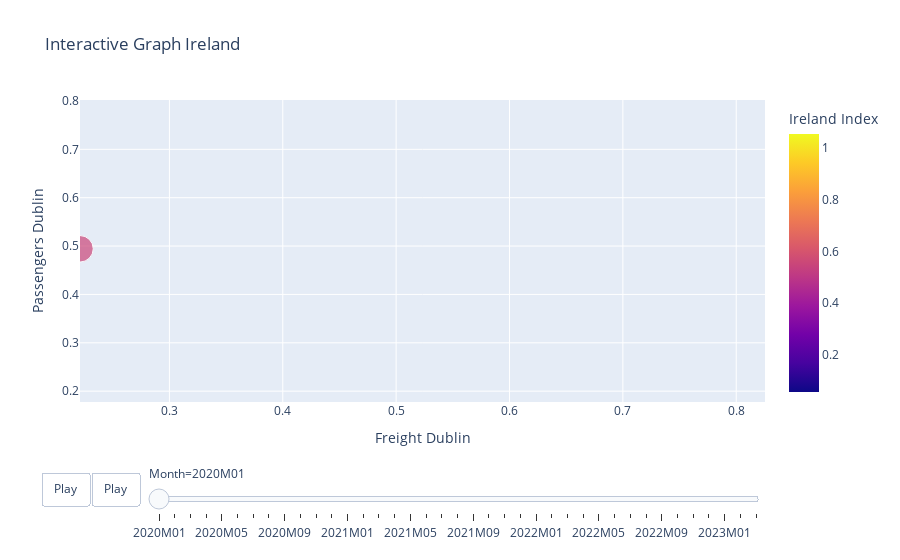

The cell this chart's notebook holds for it:
### Code cell
fig = px.scatter(
    merged_data_CapitalCS,
    x="Freight Dublin",
    y="Passengers Dublin",
    animation_frame="Month",
    hover_name="Month",
    color="Ireland Index",
    size="Ireland Index",
    title="Interactive Graph Ireland",
    labels={"Freight Dublin": "Freight Dublin", "Passengers Dublin": "Passengers Dublin"},
    range_x=[merged_data_CapitalCS["Freight Dublin"].min(), merged_data_CapitalCS["Freight Dublin"].max()],
    range_y=[merged_data_CapitalCS["Passengers Dublin"].min(), merged_data_CapitalCS["Passengers Dublin"].max()],
    color_continuous_scale="Plasma",
)

# Adjust animation speed
fig.update_layout(updatemenus=[dict(type='buttons', showactive=False, buttons=[dict(label='Play',
                                method='animate', args=[None, dict(frame=dict(duration=1000, redraw=True), fromcurrent=True)])])])

# Show the figure
fig.show()

### Figure 1 — Plotly figure (JSON) as saved in the notebook; plotly's stock layout.template omitted (floating-point values rounded to 4 significant figures)
{"data": [{"hovertemplate": "<b>%{hovertext}</b><br><br>Month=2020M01<br>Freight Dublin=%{x}<br>Passengers Dublin=%{y}<br>Ireland Index=%{marker.color}<extra></extra>", "hovertext": ["2020M01"], "legendgroup": "", "marker": {"color": [0.5552], "coloraxis": "coloraxis", "size": [0.5552], "sizemode": "area", "sizeref": 0.001582, "symbol": "circle"}, "mode": "markers", "name": "", "orientation": "v", "showlegend": false, "type": "scatter", "x": [0.2211], "xaxis": "x", "y": [0.4944], "yaxis": "y"}], "layout": {"coloraxis": {"colorbar": {"title": {"text": "Ireland Index"}}, "colorscale": [[0, "#0d0887"], [0.1111, "#46039f"], [0.2222, "#7201a8"], [0.3333, "#9c179e"], [0.4444, "#bd3786"], [0.5556, "#d8576b"], [0.6667, "#ed7953"], [0.7778, "#fb9f3a"], [0.8889, "#fdca26"], [1, "#f0f921"]]}, "legend": {"itemsizing": "constant", "tracegroupgap": 0}, "sliders": [{"active": 0, "currentvalue": {"prefix": "Month="}, "len": 0.9, "pad": {"b": 10, "t": 60}, "steps": [{"args": [["2020M01"], {"frame": {"duration": 0, "redraw": false}, "fromcurrent": true, "mode": "immediate", "transition": {"duration": 0, "easing": "linear"}}], "label": "2020M01", "method": "animate"}, {"args": [["2020M02"], {"frame": {"duration": 0, "redraw": false}, "fromcurrent": true, "mode": "immediate", "transition": {"duration": 0, "easing": "linear"}}], "label": "2020M02", "method": "animate"}, {"args": [["2020M03"], {"frame": {"duration": 0, "redraw": false}, "fromcurrent": true, "mode": "immediate", "transition": {"duration": 0, "easing": "linear"}}], "label": "2020M03", "method": "animate"}, {"args": [["2020M04"], {"frame": {"duration": 0, "redraw": false}, "fromcurrent": true, "mode": "immediate", "transition": {"duration": 0, "easing": "linear"}}], "label": "2020M04", "method": "animate"}, {"args": [["2020M05"], {"frame": {"duration": 0, "redraw": false}, "fromcurrent": true, "mode": "immediate", "transition": {"duration": 0, "easing": "linear"}}], "label": "2020M05", "method": "animate"}, {"args": [["2020M06"], {"frame": {"duration": 0, "redraw": false}, "fromcurrent": true, "mode": "immediate", "transition": {"duration": 0, "easing": "linear"}}], "label": "2020M06", "method": "animate"}, {"args": [["2020M07"], {"frame": {"duration": 0, "redraw": false}, "fromcurrent": true, "mode": "immediate", "transition": {"duration": 0, "easing": "linear"}}], "label": "2020M07", "method": "animate"}, {"args": [["2020M08"], {"frame": {"duration": 0, "redraw": false}, "fromcurrent": true, "mode": "immediate", "transition": {"duration": 0, "easing": "linear"}}], "label": "2020M08", "method": "animate"}, {"args": [["2020M09"], {"frame": {"duration": 0, "redraw": false}, "fromcurrent": true, "mode": "immediate", "transition": {"duration": 0, "easing": "linear"}}], "label": "2020M09", "method": "animate"}, {"args": [["2020M10"], {"frame": {"duration": 0, "redraw": false}, "fromcurrent": true, "mode": "immediate", "transition": {"duration": 0, "easing": "linear"}}], "label": "2020M10", "method": "animate"}, {"args": [["2020M11"], {"frame": {"duration": 0, "redraw": false}, "fromcurrent": true, "mode": "immediate", "transition": {"duration": 0, "easing": "linear"}}], "label": "2020M11", "method": "animate"}, {"args": [["2020M12"], {"frame": {"duration": 0, "redraw": false}, "fromcurrent": true, "mode": "immediate", "transition": {"duration": 0, "easing": "linear"}}], "label": "2020M12", "method": "animate"}, {"args": [["2021M01"], {"frame": {"duration": 0, "redraw": false}, "fromcurrent": true, "mode": "immediate", "transition": {"duration": 0, "easing": "linear"}}], "label": "2021M01", "method": "animate"}, {"args": [["2021M02"], {"frame": {"duration": 0, "redraw": false}, "fromcurrent": true, "mode": "immediate", "transition": {"duration": 0, "easing": "linear"}}], "label": "2021M02", "method": "animate"}, {"args": [["2021M03"], {"frame": {"duration": 0, "redraw": false}, "fromcurrent": true, "mode": "immediate", "transition": {"duration": 0, "easing": "linear"}}], "label": "2021M03", "method": "animate"}, {"args": [["2021M04"], {"frame": {"duration": 0, "redraw": false}, "fromcurrent": true, "mode": "immediate", "transition": {"duration": 0, "easing": "linear"}}], "label": "2021M04", "method": "animate"}, {"args": [["2021M05"], {"frame": {"duration": 0, "redraw": false}, "fromcurrent": true, "mode": "immediate", "transition": {"duration": 0, "easing": "linear"}}], "label": "2021M05", "method": "animate"}, {"args": [["2021M06"], {"frame": {"duration": 0, "redraw": false}, "fromcurrent": true, "mode": "immediate", "transition": {"duration": 0, "easing": "linear"}}], "label": "2021M06", "method": "animate"}, {"args": [["2021M07"], {"frame": {"duration": 0, "redraw": false}, "fromcurrent": true, "mode": "immediate", "transition": {"duration": 0, "easing": "linear"}}], "label": "2021M07", "method": "animate"}, {"args": [["2021M08"], {"frame": {"duration": 0, "redraw": false}, "fromcurrent": true, "mode": "immediate", "transition": {"duration": 0, "easing": "linear"}}], "label": "2021M08", "method": "animate"}, {"args": [["2021M09"], {"frame": {"duration": 0, "redraw": false}, "fromcurrent": true, "mode": "immediate", "transition": {"duration": 0, "easing": "linear"}}], "label": "2021M09", "method": "animate"}, {"args": [["2021M10"], {"frame": {"duration": 0, "redraw": false}, "fromcurrent": true, "mode": "immediate", "transition": {"duration": 0, "easing": "linear"}}], "label": "2021M10", "method": "animate"}, {"args": [["2021M11"], {"frame": {"duration": 0, "redraw": false}, "fromcurrent": true, "mode": "immediate", "transition": {"duration": 0, "easing": "linear"}}], "label": "2021M11", "method": "animate"}, {"args": [["2021M12"], {"frame": {"duration": 0, "redraw": false}, "fromcurrent": true, "mode": "immediate", "transition": {"duration": 0, "easing": "linear"}}], "label": "2021M12", "method": "animate"}, {"args": [["2022M01"], {"frame": {"duration": 0, "redraw": false}, "fromcurrent": true, "mode": "immediate", "transition": {"duration": 0, "easing": "linear"}}], "label": "2022M01", "method": "animate"}, {"args": [["2022M02"], {"frame": {"duration": 0, "redraw": false}, "fromcurrent": true, "mode": "immediate", "transition": {"duration": 0, "easing": "linear"}}], "label": "2022M02", "method": "animate"}, {"args": [["2022M03"], {"frame": {"duration": 0, "redraw": false}, "fromcurrent": true, "mode": "immediate", "transition": {"duration": 0, "easing": "linear"}}], "label": "2022M03", "method": "animate"}, {"args": [["2022M04"], {"frame": {"duration": 0, "redraw": false}, "fromcurrent": true, "mode": "immediate", "transition": {"duration": 0, "easing": "linear"}}], "label": "2022M04", "method": "animate"}, {"args": [["2022M05"], {"frame": {"duration": 0, "redraw": false}, "fromcurrent": true, "mode": "immediate", "transition": {"duration": 0, "easing": "linear"}}], "label": "2022M05", "method": "animate"}, {"args": [["2022M06"], {"frame": {"duration": 0, "redraw": false}, "fromcurrent": true, "mode": "immediate", "transition": {"duration": 0, "easing": "linear"}}], "label": "2022M06", "method": "animate"}, {"args": [["2022M07"], {"frame": {"duration": 0, "redraw": false}, "fromcurrent": true, "mode": "immediate", "transition": {"duration": 0, "easing": "linear"}}], "label": "2022M07", "method": "animate"}, {"args": [["2022M08"], {"frame": {"duration": 0, "redraw": false}, "fromcurrent": true, "mode": "immediate", "transition": {"duration": 0, "easing": "linear"}}], "label": "2022M08", "method": "animate"}, {"args": [["2022M09"], {"frame": {"duration": 0, "redraw": false}, "fromcurrent": true, "mode": "immediate", "transition": {"duration": 0, "easing": "linear"}}], "label": "2022M09", "method": "animate"}, {"args": [["2022M10"], {"frame": {"duration": 0, "redraw": false}, "fromcurrent": true, "mode": "immediate", "transition": {"duration": 0, "easing": "linear"}}], "label": "2022M10", "method": "animate"}, {"args": [["2022M11"], {"frame": {"duration": 0, "redraw": false}, "fromcurrent": true, "mode": "immediate", "transition": {"duration": 0, "easing": "linear"}}], "label": "2022M11", "method": "animate"}, {"args": [["2022M12"], {"frame": {"duration": 0, "redraw": false}, "fromcurrent": true, "mode": "immediate", "transition": {"duration": 0, "easing": "linear"}}], "label": "2022M12", "method": "animate"}, {"args": [["2023M01"], {"frame": {"duration": 0, "redraw": false}, "fromcurrent": true, "mode": "immediate", "transition": {"duration": 0, "easing": "linear"}}], "label": "2023M01", "method": "animate"}, {"args": [["2023M02"], {"frame": {"duration": 0, "redraw": false}, "fromcurrent": true, "mode": "immediate", "transition": {"duration": 0, "easing": "linear"}}], "label": "2023M02", "method": "animate"}, {"args": [["2023M03"], {"frame": {"duration": 0, "redraw": false}, "fromcurrent": true, "mode": "immediate", "transition": {"duration": 0, "easing": "linear"}}], "label": "2023M03", "method": "animate"}], "x": 0.1, "xanchor": "left", "y": 0, "yanchor": "top"}], "title": {"text": "Interactive Graph Ireland"}, "updatemenus": [{"buttons": [{"args": [null, {"frame": {"duration": 1000, "redraw": true}, "fromcurrent": true}], "label": "Play", "method": "animate"}, {"args": [null, {"frame": {"duration": 1000, "redraw": true}, "fromcurrent": true}], "label": "Play", "method": "animate"}], "direction": "left", "pad": {"r": 10, "t": 70}, "showactive": false, "type": "buttons", "x": 0.1, "xanchor": "right", "y": 0, "yanchor": "top"}], "xaxis": {"anchor": "y", "domain": [0, 1], "range": [0.2211, 0.8254], "title": {"text": "Freight Dublin"}}, "yaxis": {"anchor": "x", "domain": [0, 1], "range": [0.1776, 0.802], "title": {"text": "Passengers Dublin"}}}}
